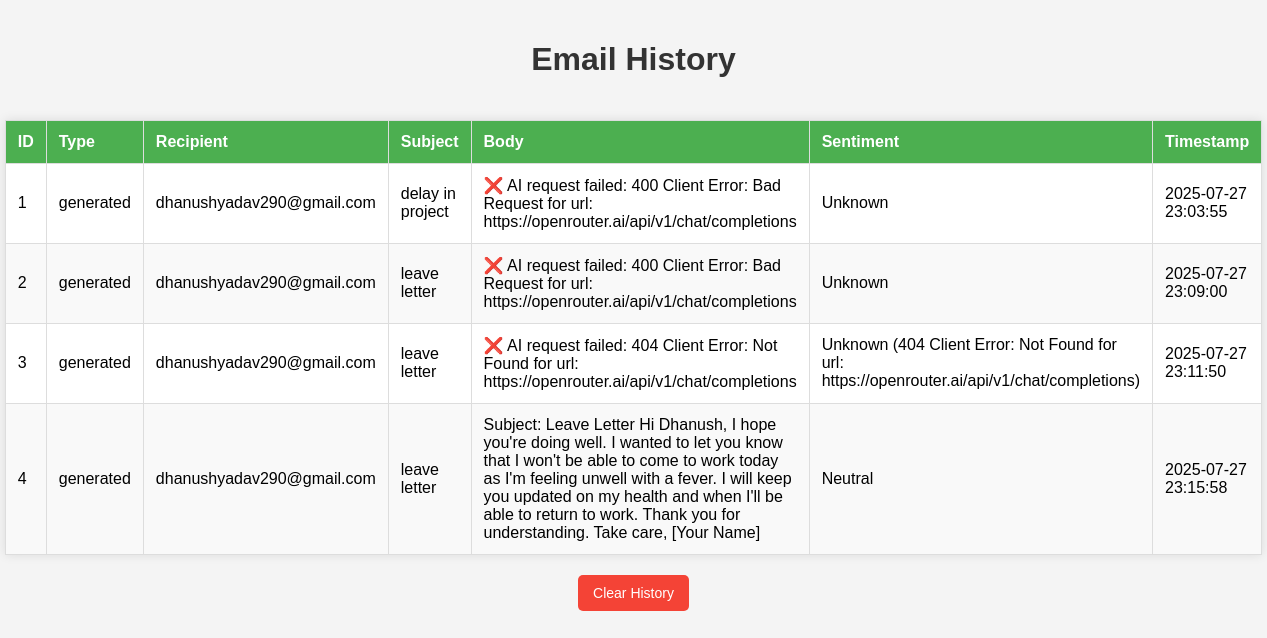
The app's page /history with its own data.
### tables this page shows
CREATE TABLE email_history 
                     (id INTEGER PRIMARY KEY AUTOINCREMENT, type TEXT, recipient TEXT,
                      subject TEXT, body TEXT, timestamp TEXT, sentiment TEXT);

### app.py (the view)
@app.route("/history")
def history():
    conn = sqlite3.connect('emails.db')
    c = conn.cursor()
    c.execute("SELECT * FROM email_history")
    rows = c.fetchall()
    conn.close()
    return render_template("history.html", rows=rows)

### templates/history.html (shortened to what this page needs)
<!DOCTYPE html>
<html lang="en">
<head>
</head>
<body>
    <h1>Email History</h1>
    <table>
        <thead>
            <tr>
                <th>ID</th>
                <th>Type</th>
                <th>Recipient</th>
                <th>Subject</th>
                <th>Body</th>
                <th>Sentiment</th>
                <th>Timestamp</th>
            </tr>
        </thead>
        <tbody>
            {% for row in rows %}
            <tr>
                <td>{{ row[0] }}</td>
                <td>{{ row[1] }}</td>
                <td>{{ row[2] }}</td>
                <td>{{ row[3] }}</td>
                <td>{{ row[4] }}</td>
                <td>{{ row[6] }}</td>
                <td>{{ row[5] }}</td>
            </tr>
            {% endfor %}
        </tbody>
    </table>
    <div class="btn-container">
        <form action="/clear_history" method="POST">
            <button type="submit">Clear History</button>
        </form>
    </div>
</body>
</html>

### templates/history.html (style rules this page uses)
body { font-family: Arial, sans-serif; background: #f4f4f4; margin: 0; padding: 0; }
h1 { text-align: center; padding: 20px; color: #333; }
table { width: 90%; margin: 20px auto; border-collapse: collapse; background: #fff; box-shadow: 0 0 10px rgba(0,0,0,0.1); }
table, th, td { border: 1px solid #ddd; }
th, td { padding: 12px; text-align: left; }
th { background: #4CAF50; color: white; }
tr:nth-child(even) { background: #f9f9f9; }
.btn-container { text-align: center; margin: 20px; }
button { background: #f44336; color: white; padding: 10px 15px; border: none; cursor: pointer; font-size: 14px; border-radius: 5px; }

### records on screen
email_history: id "1", type "generated", recipient "dhanushyadav290@gmail.com", subject "delay in project", body "❌ AI request failed: 400 Client Error: Bad Request for url: https://openrouter.ai/api/v1/chat/completions", sentiment "Unknown", timestamp "2025-07-27 23:03:55"
email_history: id "2", type "generated", recipient "dhanushyadav290@gmail.com", subject "leave letter", body "❌ AI request failed: 400 Client Error: Bad Request for url: https://openrouter.ai/api/v1/chat/completions", sentiment "Unknown", timestamp "2025-07-27 23:09:00"
email_history: id "3", type "generated", recipient "dhanushyadav290@gmail.com", subject "leave letter", body "❌ AI request failed: 404 Client Error: Not Found for url: https://openrouter.ai/api/v1/chat/completions", sentiment "Unknown (404 Client Error: Not Found for url: https://openrouter.ai/api/v1/chat/completions)", timestamp "2025-07-27 23:11:50"
email_history: id "4", type "generated", recipient "dhanushyadav290@gmail.com", subject "leave letter", body "Subject: Leave Letter Hi Dhanush, I hope you're doing well. I wanted to let you know that I won't be able to come to work today as I'm feeling unwell with a fever. I will keep you updated on my health and when I'll be able to return to work. Thank you for understanding. Take care, [Your Name]", sentiment "Neutral", timestamp "2025-07-27 23:15:58"
